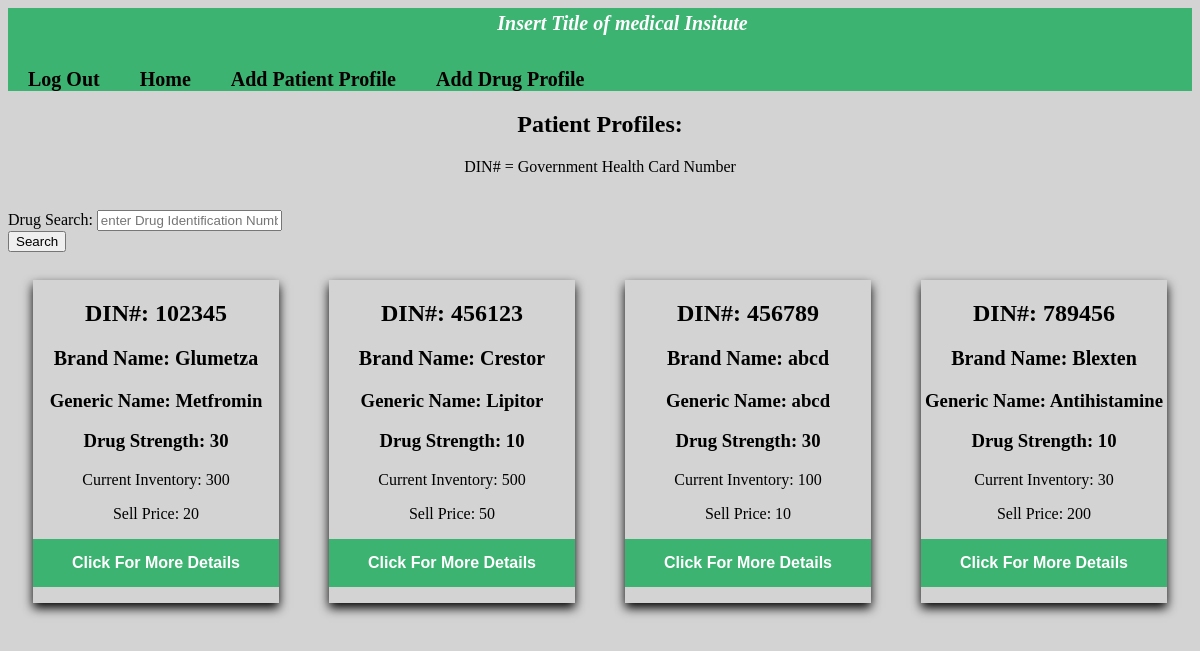
/Med-System/drugSearch.php (signed in), run on the app's committed database.
### tables this page shows
CREATE TABLE `drug_profile` (
  `DIN` int(11) NOT NULL,
  `Drug_Name` varchar(128) NOT NULL,
  `Drug_Generic_Name` varchar(128) NOT NULL,
  `Pack_Size` int(11),
  `Sell_Price` int(11),
  `Bought_Price` int(11),
  `Current_Inventory` int(11),
  `Supplier` varchar(128),
  `Drug_Image` int(11),
  `Schedule` varchar(128),
  `Strength` int(11),
  `Date_Created` varchar(128),
  `UserID` int(11) NOT NULL
);

### Med-System/drugSearch.php (the view, shortened to what this page needs)
<?php
    include("connections.php");
?>
<!DOCTYPE html>
<html>
    <head>
        <link rel="stylesheet" type="text/css" href="style.css">
    </head>
    <body>
        <div class="titleClass">
            <h1 class="title">Insert Title of medical Insitute</h1>
        </div>
        <div class="navigationBar">
            <a href="LogOut.php">Log Out</a>
            <a href="index.php">Home</a>
            <a href="registerPatient.php">Add Patient Profile</a>
            <a href="registerDrug.php">Add Drug Profile</a>
        </div>
        <form method="post">
            <div>
                <h2><center>Patient Profiles: </center></h2>
                <p><center>DIN# = Government Health Card Number</center></p>
                <br>
            </div>
            <div>
                <label>Drug Search: </label>
                <input type="text" name ="searchDrug" placeholder="enter Drug Identification Number (DIN)."/>
            </div>
            <div>
                <input type="submit" name="submit" value="Search"/>
            </div>
        </form>
        <br>
    <form method="post" action="">
        <?php
        if($drugSearch == NULL){
            $queryRes = "select * from drug_profile";
            $queryResult = mysqli_query($conn,$queryRes);
            if(mysqli_num_rows($queryResult) > 0){
            ?>
            <div class = "rowResult">
            <?php
                while($row = mysqli_fetch_assoc($queryResult)){
                ?>
                <div class="columnRes">
                        <div class="card">
                            <h2> <?php echo "DIN#: ".$row['DIN'];?> </h2>
                            <p class="nameText"> <?php echo "Brand Name: ".$row['Drug_Name'];?> </p>
                            <h3> <?php echo "Generic Name: ".$row['Drug_Generic_Name'];?></h3>
                            <h3> <?php echo "Drug Strength: ".$row['Strength'];?></h3>
                            <p> <?php echo "Current Inventory: ".$row['Current_Inventory']; ?> </p>
                            <p> <?php echo "Sell Price: ".$row['Sell_Price'];?> </p>
                            <p> <button type="submit" name="details" value="<?php echo "".$row['DIN'];?>">Click For More Details</button> </p>
                        </div>
                </div>
                <?php
                }
            ?>
            </div>
            <?php
            }
            else {
                echo "No Data in database about this category at the moment.";
            }
        }
    ?>
    </form>
    </body>
</html>
<!DOCTYPE html>
<html>
</html>

### Med-System/style.css (style rules this page uses)
.title { color: white; font-size: 20px; text-align: center; margin: 0; float: center; line-height: 1.5; padding-left: 45px; text-align: center; font-style: italic; font: arial; font-weight: bold; }
.titleClass { width: 100%; height: 60px; background-color: mediumseagreen; }
body { background-color: lightgrey; }
.nameText { color: black; font-weight: bold; font-size: 20px; }
.navigationBar { background-color: mediumseagreen; overflow: hidden; text-align: center; color: white; }
.navigationBar a { float: left; padding-left: 20px; padding-right: 20px; text-decoration: none; font-size: 20px; font-weight: bold; color: black; }

### Med-System/drugSearch.php (style rules this page uses)
.title { color: white; font-size: 20px; text-align: center; margin: 0; float: center; line-height: 1.5; padding-left: 45px; text-align: center; font-style: italic; font: arial; font-weight: bold; }
.titleClass { width: 100%; height: 60px; background-color: mediumseagreen; }
body { background-color: lightgrey; }
* { box-sizing: border-box; }
.columnRes { float: left; width: 25%; padding-top: 0px; padding-bottom: 0px; padding-left: 25px; padding-right: 25px; }
.rowResult { margin: 0,-5px; }
.rowResult:after { content: ""; display: table; clear: both; }
.card { max-width: 400px; margin-left: auto; margin-right: auto; margin-top: 10px; margin-bottom: 20px; text-align: center; box-shadow: 0px 5px 10px 0px; overflow: hidden; //position: relative; outline: none; }
.nameText { color: black; font-weight: bold; font-size: 20px; }
.card button { border: none; padding: 15px; color: white; outline: 0px; background-color: mediumseagreen; cursor: pointer; width: 100%; font-weight: bold; font-size: 16px; }
.navigationBar { background-color: mediumseagreen; overflow: hidden; text-align: center; color: white; }
.navigationBar a { float: left; padding-left: 20px; padding-right: 20px; text-decoration: none; font-size: 20px; font-weight: bold; color: black; }

### data on the page
drug_profile: DIN "102345", Drug_Name "Glumetza", Drug_Generic_Name "Metfromin", Strength "30", Current_Inventory "300", Sell_Price "20"
drug_profile: DIN "456123", Drug_Name "Crestor", Drug_Generic_Name "Lipitor", Strength "10", Current_Inventory "500", Sell_Price "50"
drug_profile: DIN "456789", Drug_Name "abcd", Drug_Generic_Name "abcd", Strength "30", Current_Inventory "100", Sell_Price "10"
drug_profile: DIN "789456", Drug_Name "Blexten", Drug_Generic_Name "Antihistamine", Strength "10", Current_Inventory "30", Sell_Price "200"
